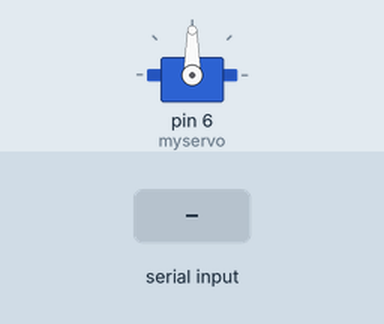
A sketch run on a simulated Arduino Uno, built with avr-gcc and run on an emulated ATmega328P. Parts: servo. Inputs (shaded band) come from the test bench.

Above: at 1.2 s.
1.3 s: byte 30 received over Serial
At 1.9 s:
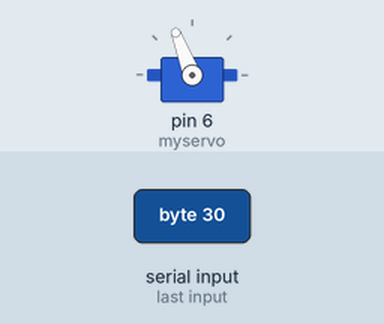
2.8 s: byte 90 received over Serial
At 4.0 s:
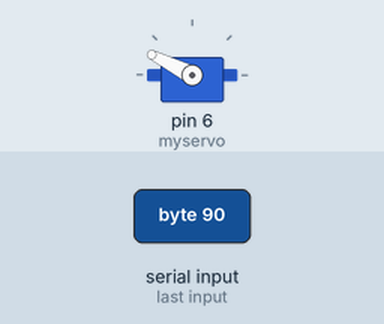
4.3 s: byte 120 received over Serial
At 5.4 s:
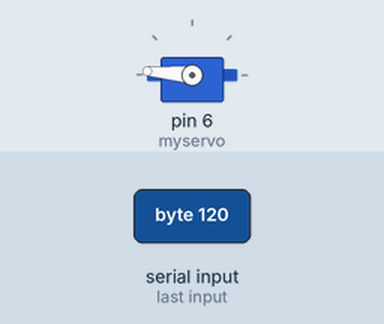
Timing chart, 0 to 7.3 s (numbered marks = the images above; inputs shaded):
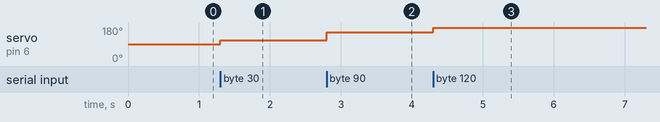

The sketch:

SerialByteServo.ino
```cpp
#include <Servo.h>

Servo myservo;

void setup() {
  Serial.begin(9600);
  myservo.attach(6);
}

void loop() {
  if(Serial.available() > 0){
    byte val = Serial.read();
    Serial.flush();

    if(val < 128){
      val += 128;
    }
    else{
      val -= 128;
    }
    myservo.write(int(float(val)/255.0*180.0));
  }
}
```

Measured:
- after the input at 1.3 s, servo on pin 6 (myservo): 90° → 111° at once
- after the input at 2.8 s, servo on pin 6 (myservo): 111° → 153° at once
- after the input at 4.3 s, servo on pin 6 (myservo): 153° → 175° at once
